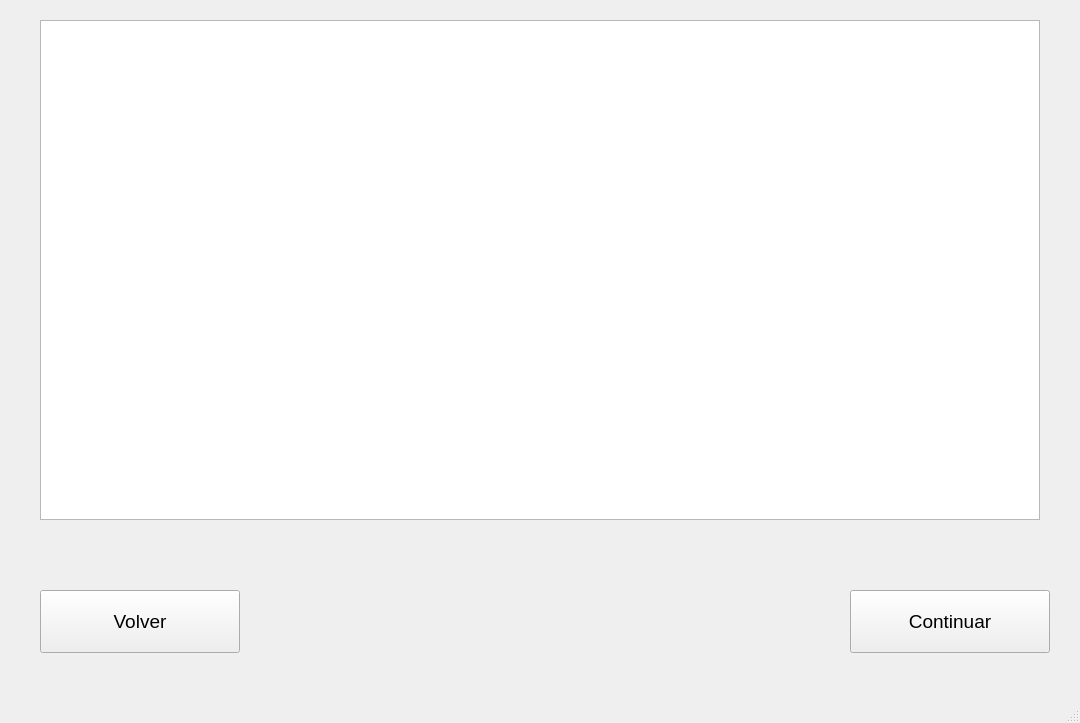
<?xml version="1.0" encoding="UTF-8"?>
<ui version="4.0">
 <class>SheetToDb_2</class>
 <widget class="QMainWindow" name="SheetToDb_2">
  <property name="geometry">
   <rect>
    <x>0</x>
    <y>0</y>
    <width>1080</width>
    <height>723</height>
   </rect>
  </property>
  <property name="windowTitle">
   <string>Files to import</string>
  </property>
  <widget class="QWidget" name="centralwidget">
   <widget class="QFrame" name="frame">
    <property name="geometry">
     <rect>
      <x>40</x>
      <y>20</y>
      <width>1000</width>
      <height>500</height>
     </rect>
    </property>
    <property name="frameShape">
     <enum>QFrame::StyledPanel</enum>
    </property>
    <property name="frameShadow">
     <enum>QFrame::Raised</enum>
    </property>
    <widget class="QListWidget" name="listWidget">
     <property name="geometry">
      <rect>
       <x>0</x>
       <y>0</y>
       <width>1000</width>
       <height>500</height>
      </rect>
     </property>
    </widget>
   </widget>
   <widget class="QPushButton" name="btnContinuar">
    <property name="geometry">
     <rect>
      <x>850</x>
      <y>590</y>
      <width>200</width>
      <height>63</height>
     </rect>
    </property>
    <property name="font">
     <font>
      <pointsize>14</pointsize>
     </font>
    </property>
    <property name="text">
     <string>Continuar</string>
    </property>
    <property name="checkable">
     <bool>false</bool>
    </property>
   </widget>
   <widget class="QPushButton" name="btnRetroceder">
    <property name="geometry">
     <rect>
      <x>40</x>
      <y>590</y>
      <width>200</width>
      <height>63</height>
     </rect>
    </property>
    <property name="font">
     <font>
      <pointsize>14</pointsize>
     </font>
    </property>
    <property name="text">
     <string>Volver</string>
    </property>
    <property name="checkable">
     <bool>false</bool>
    </property>
   </widget>
  </widget>
  <widget class="QMenuBar" name="menubar">
   <property name="geometry">
    <rect>
     <x>0</x>
     <y>0</y>
     <width>1080</width>
     <height>21</height>
    </rect>
   </property>
  </widget>
  <widget class="QStatusBar" name="statusbar"/>
 </widget>
 <resources/>
 <connections/>
</ui>
